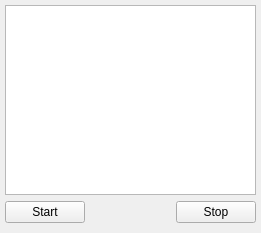
<?xml version="1.0" encoding="UTF-8"?>
<ui version="4.0">
 <class>lab1_qtClass</class>
 <widget class="QMainWindow" name="lab1_qtClass">
  <property name="geometry">
   <rect>
    <x>0</x>
    <y>0</y>
    <width>261</width>
    <height>233</height>
   </rect>
  </property>
  <property name="sizePolicy">
   <sizepolicy hsizetype="Preferred" vsizetype="Preferred">
    <horstretch>0</horstretch>
    <verstretch>0</verstretch>
   </sizepolicy>
  </property>
  <property name="windowTitle">
   <string>lab1_qt</string>
  </property>
  <widget class="QWidget" name="centralWidget">
   <property name="minimumSize">
    <size>
     <width>261</width>
     <height>233</height>
    </size>
   </property>
   <layout class="QVBoxLayout" name="verticalLayout">
    <property name="leftMargin">
     <number>5</number>
    </property>
    <property name="topMargin">
     <number>5</number>
    </property>
    <property name="rightMargin">
     <number>5</number>
    </property>
    <property name="bottomMargin">
     <number>5</number>
    </property>
    <item>
     <widget class="QListWidget" name="listWidget"/>
    </item>
    <item>
     <layout class="QHBoxLayout" name="horizontalLayout">
      <property name="sizeConstraint">
       <enum>QLayout::SetMinimumSize</enum>
      </property>
      <property name="leftMargin">
       <number>0</number>
      </property>
      <property name="topMargin">
       <number>0</number>
      </property>
      <property name="rightMargin">
       <number>0</number>
      </property>
      <property name="bottomMargin">
       <number>5</number>
      </property>
      <item>
       <widget class="QPushButton" name="startButton">
        <property name="sizePolicy">
         <sizepolicy hsizetype="Minimum" vsizetype="Fixed">
          <horstretch>0</horstretch>
          <verstretch>0</verstretch>
         </sizepolicy>
        </property>
        <property name="text">
         <string>Start</string>
        </property>
       </widget>
      </item>
      <item>
       <spacer name="horizontalSpacer">
        <property name="orientation">
         <enum>Qt::Horizontal</enum>
        </property>
        <property name="sizeHint" stdset="0">
         <size>
          <width>40</width>
          <height>20</height>
         </size>
        </property>
       </spacer>
      </item>
      <item>
       <widget class="QPushButton" name="stopButton">
        <property name="sizePolicy">
         <sizepolicy hsizetype="Minimum" vsizetype="Fixed">
          <horstretch>0</horstretch>
          <verstretch>0</verstretch>
         </sizepolicy>
        </property>
        <property name="text">
         <string>Stop</string>
        </property>
       </widget>
      </item>
     </layout>
    </item>
   </layout>
  </widget>
 </widget>
 <layoutdefault spacing="6" margin="11"/>
 <resources>
  <include location="lab1_qt.qrc"/>
 </resources>
 <connections/>
</ui>
